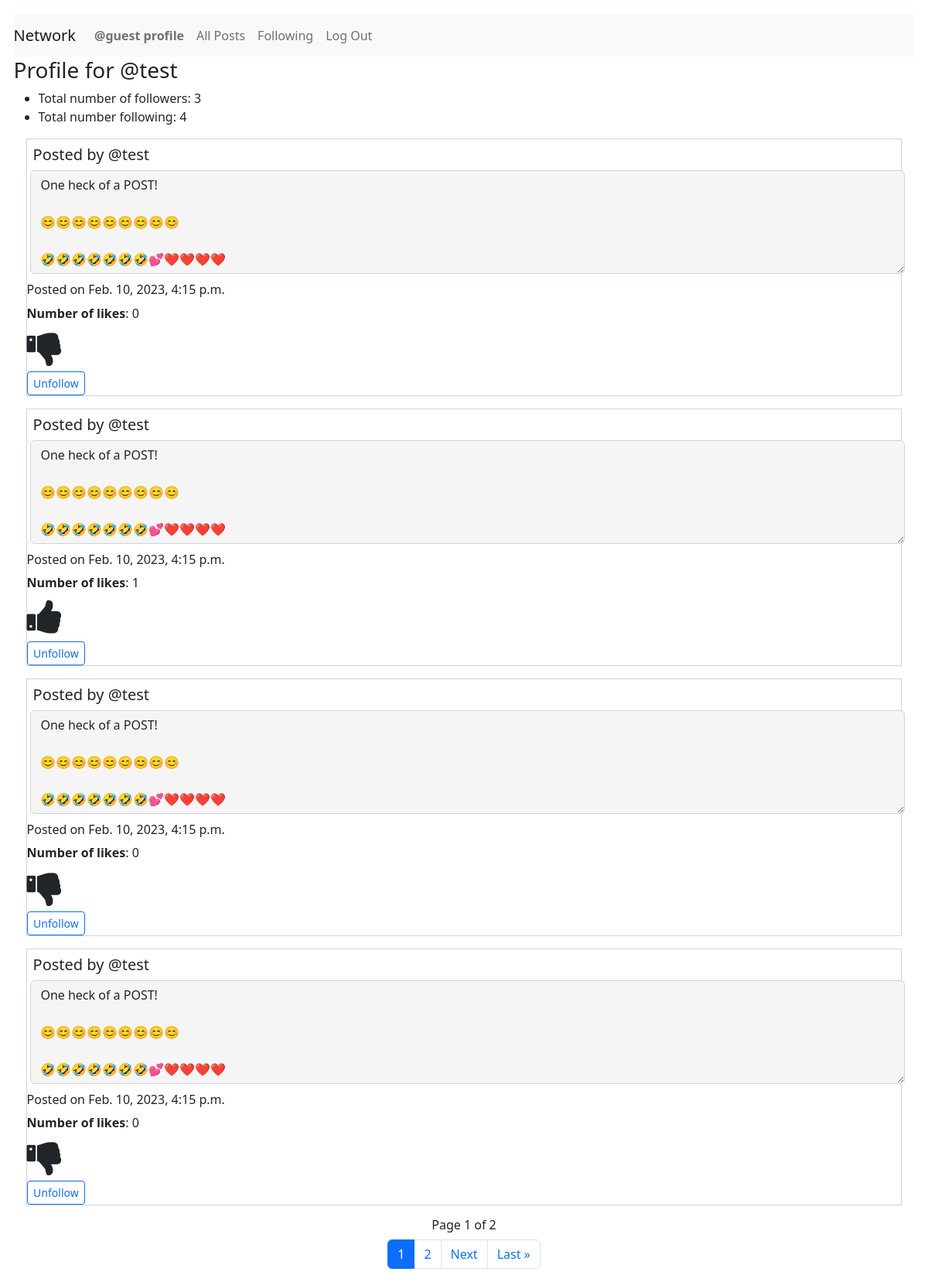
The app's page /profile/@test (signed in), older data.
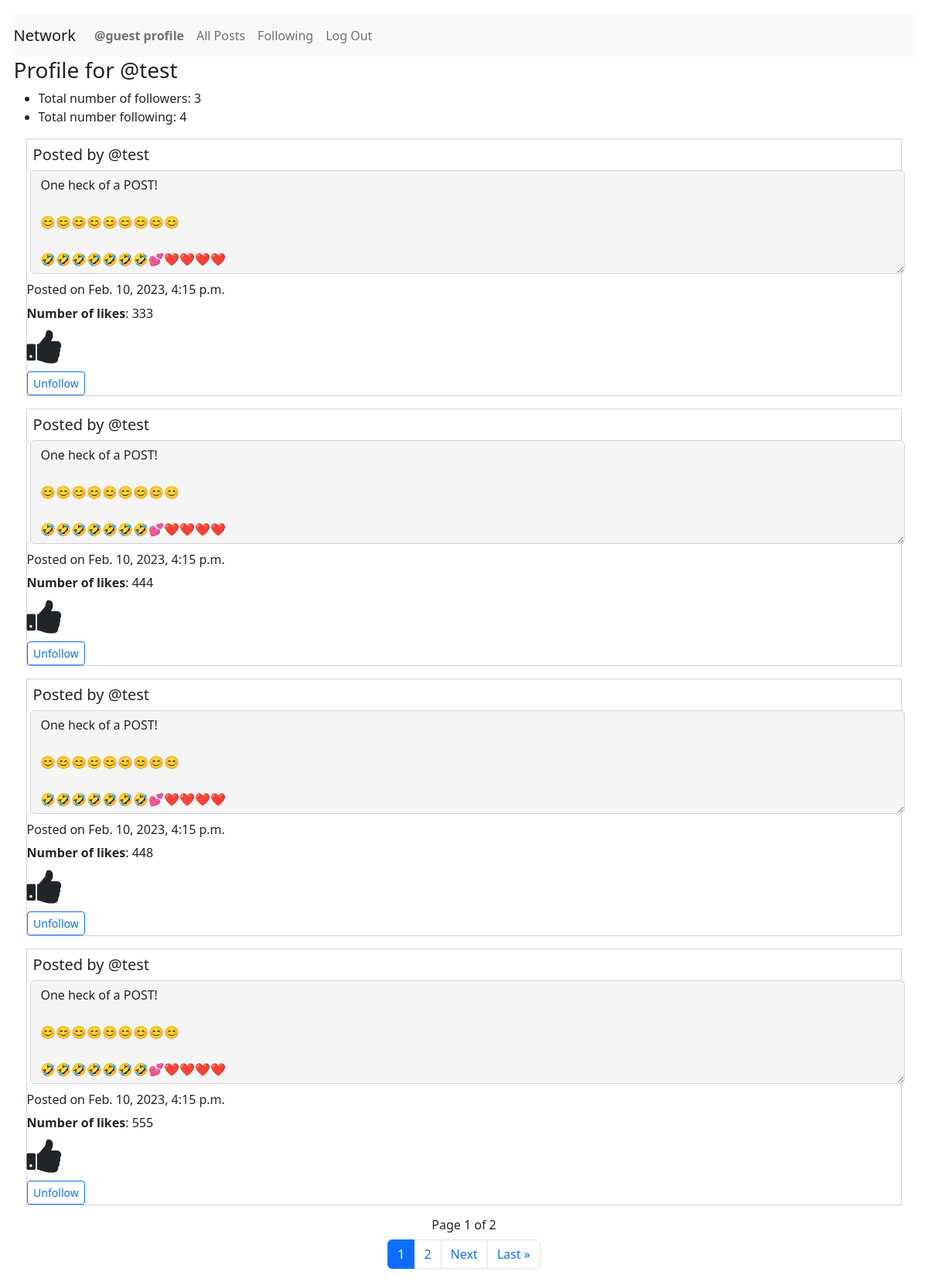
The same page, newer data.
### network/models.py (models this page shows, shortened)
class Posts(models.Model):
    creator = models.ForeignKey(
        User, on_delete=models.PROTECT, related_name="get_creator", blank=False)
    content = models.TextField(max_length=600)
    createdDate = models.DateTimeField(auto_now_add=True)
    likedUser = models.ManyToManyField(
        User, related_name="get_liked_users", blank=True)
    numberLikes = models.PositiveIntegerField(blank=True, default=0)

class User(AbstractUser):
    pass
    def __str__(self) -> str:
        return f"User Name: {self.username} - User ID: {self.id}"

### network/views.py (the view)
# urls.py: path("profile/<str:username>", views.getProfile, name="getProfile"),
@login_required
def getProfile(request, username):
    print("In getProfile")
    user_id = request.user.id
    user_name = request.user.username
    print(username)
    user = User.objects.get(username=username)
    print(user.id)
    profileUser = user.id
    try:
        isFollowing = getFollowingFlag(request, username)
    except:
        print("This user is following no one!")
        isFollowing = False
    try:
        posts = Posts.objects.filter(creator=profileUser)
        postsUser = posts.order_by('-createdDate')
        postsPagination = postsUser
        paginator = Paginator(postsPagination, 2)
        page_number = request.GET.get('page', '1')
        page_obj = paginator.get_page(page_number)
        noListings = False
    except Posts.DoesNotExist:
        print("blah")
        noListings = True
    try:
        follow = Follow.objects.get(followUser=profileUser)
        followObject = True
    except:
        Follow.DoesNotExist
        followObject = False
    if followObject != False:
        countFollowers = follow.followers.all().count()
    else:
        countFollowers = 0
    if followObject == True:
        followers = follow.followers.all()
    if followObject == True:
        countFollowing = follow.following.all().count()
    else:
        countFollowing = 0
    if followObject == True:
        following = follow.following.all()
    likeList = returnlikeList(request)
    if followObject == False:
        return render(request, "network/profile.html", {"page_obj": page_obj,"noListings": noListings, "postings": postsUser, "countFollowers": countFollowers, "countFollowing": countFollowing, "isFollowing": isFollowing})
    else:
        return render(request, "network/profile.html", {"page_obj": page_obj,"noListings": noListings, "postings": postsUser, "countFollowers": countFollowers, "countFollowing": countFollowing, "username": username, "isFollowing": isFollowing, "likeList": likeList})

### network/views.py (called while the page is built)
@login_required
def returnlikeList(request):
    user_id = request.user.id
    likedUser = Posts.objects.filter(likedUser=user_id)
    print(likedUser)
    likeList = []
    for like in likedUser:
        currentObject = User.objects.get(id=user_id)
        print(currentObject.id)
        print(like.id)
        likeList.append(like.id)
    return likeList

### network/templates/network/profile.html (shortened to what this page needs)
{% extends "network/layout.html" %}
{% load static %}
{% block body %}
<div id="post-view">
    <h3>Profile for {{username}}</h3>
    <ul>
        <li>Total number of followers: {{countFollowers}}</li>
        <li>Total number following: {{countFollowing}}</li>
    </ul>
    <div>
        {% for post in postings %}
        <div class="post{{forloop.counter0}}">
            <h5 class="creator">Posted by {{post.creator.username}}</a></h5><textarea
                class="form-control content{{forloop.counter0}}" id="readonlyContent{{forloop.counter0}}" rows="5"
                readonly="true">{{post.content}}</textarea>
            <p class="timestamp{{forloop.counter0}}">Posted on {{post.createdDate}}</p>
            <p id="numberLikes{{forloop.counter0}}" class="numberLikes{{forloop.counter0}}"><strong>Number of likes</strong>: {{post.numberLikes}}</p>
            {% if post.id in likeList and post.creator.username != user.username %}
            <i class="fa fa-thumbs-up {{forloop.counter0}}" id="thumbsUp{{forloop.counter0}}" aria-hidden="true"
                onclick="likePost('{{post.id}}', '{{post.creator.username}}', '{{user.username}}')"></i>
            {% elif post.id not in likeList and post.creator.username != user.username %}
            <i class="fa fa-thumbs-down {{forloop.counter0}}" id="thumbsDown{{forloop.counter0}}" aria-hidden="true"
                onclick="likePost('{{post.id}}', '{{post.creator.username}}', '{{user.username}}')"></i>
            {% endif %}
            {% if isFollowing %}
            <a class="btn btn-sm btn-outline-primary" id="unfollow-button" href="{% url 'follow' post.creator.username %}">Unfollow</a>
            {% elif isFollowing == None %}
            {% else %}
            <a class="btn btn-sm btn-outline-primary" id="follow-button" href="{% url 'follow' post.creator.username %}">Follow</a>
            {% endif %}
        </div>
        {% empty %}
        <h5>This user does not have any posts.</h5>
        {% endfor %}
<nav aria-label="Page navigation">
    <div class="Djangopagination">
        <h6 class="paginationNumberPages"> Page {{ page_obj.number }} of {{ page_obj.paginator.num_pages }}</h6>
        <ul class="pagination justify-content-center">
            <li class="page-item active" aria-current="page"><a class="page-link" href="?page={{ page_obj.number }}">{{ page_obj.number }}</a></li>
            {% if page_obj.has_next %}
            <li class="page-item"><a class="page-link" href="?page={{ page_obj.next_page_number }}">{{ page_obj.next_page_number }}</a></li>
            {% endif %}
            {% if page_obj.has_next %}
            <li class="page-item"><a class="page-link" href="?page={{ page_obj.next_page_number }}">Next</a></li>
                 <li class="page-item"><a class="page-link" href="?page={{ page_obj.paginator.num_pages }}">Last &raquo;</a></li>
            {% endif %}
        </ul>
    </div>
</nav>
        {% endblock %}

Row changes from the older to the newer data that the page shows:
changed Posts (number 1 of 4 on the later page): numberLikes "0" → "333"
changed Posts (number 2 of 4 on the later page): numberLikes "1" → "444"
changed Posts (number 3 of 4 on the later page): numberLikes "0" → "448"
changed Posts (number 4 of 4 on the later page): numberLikes "0" → "555"
